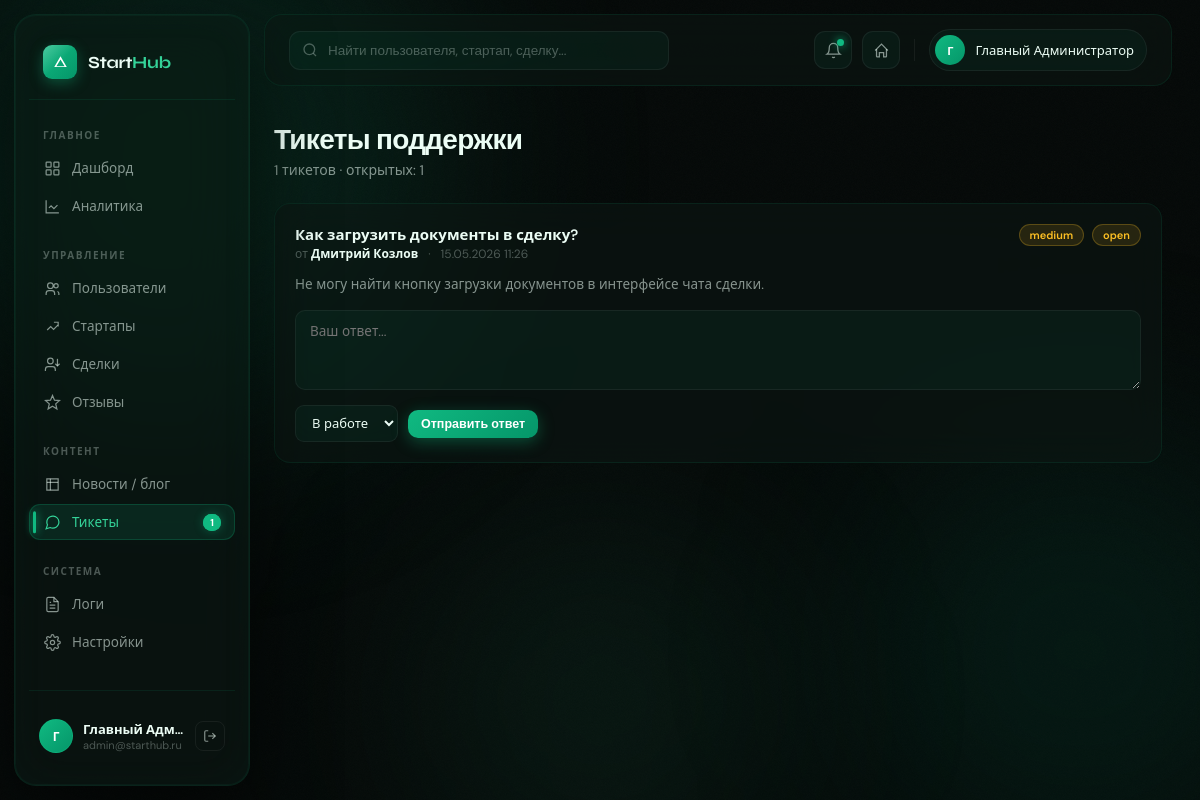
The app's page /admin/tickets (signed in) with its own data.
### models/user.py (models this page shows)
class User(Base):
    __tablename__ = "users"
    id              = Column(Integer, primary_key=True)
    email           = Column(String(255), unique=True, nullable=False, index=True)
    username        = Column(String(64),  unique=True, nullable=False)
    hashed_password = Column(String(255), nullable=False)
    role            = Column(Enum(UserRole), default=UserRole.buyer, nullable=False)
    full_name       = Column(String(128))
    avatar          = Column(String(512))
    bio             = Column(Text)
    phone           = Column(String(32))
    telegram        = Column(String(64))
    website         = Column(String(256))
    location        = Column(String(128))
    is_active       = Column(Boolean, default=True)
    is_verified     = Column(Boolean, default=False)
    is_banned       = Column(Boolean, default=False)
    ban_reason      = Column(Text)
    last_seen       = Column(DateTime, default=lambda: datetime.now(timezone.utc))
    created_at      = Column(DateTime, default=lambda: datetime.now(timezone.utc))
    updated_at      = Column(DateTime, default=lambda: datetime.now(timezone.utc),
                             onupdate=lambda: datetime.now(timezone.utc))
    startups          = relationship("Startup", back_populates="author", lazy="select")
    deals_as_buyer    = relationship("Deal", back_populates="buyer", foreign_keys="Deal.buyer_id")
    messages          = relationship("Message", back_populates="sender")
    favorite_startups = relationship("Startup", secondary=favorites, back_populates="favorited_by")
    notifications     = relationship("Notification", back_populates="user", cascade="all, delete-orphan")
    reviews_given     = relationship("Review", back_populates="author",      foreign_keys="Review.author_id")
    reviews_received  = relationship("Review", back_populates="target_user", foreign_keys="Review.target_user_id")
    tickets           = relationship("SupportTicket", back_populates="user", foreign_keys="SupportTicket.user_id")
    wallet            = relationship("Wallet", back_populates="user", uselist=False, cascade="all, delete-orphan")
    activity_logs     = relationship("ActivityLog", back_populates="user", cascade="all, delete-orphan")

### models/support.py (models this page shows)
class SupportTicket(Base):
    __tablename__ = "support_tickets"
    id            = Column(Integer, primary_key=True)
    user_id       = Column(Integer, ForeignKey("users.id"), nullable=False, index=True)
    assigned_to   = Column(Integer, ForeignKey("users.id"), nullable=True)
    subject       = Column(String(256), nullable=False)
    body          = Column(Text, nullable=False)
    status        = Column(Enum(TicketStatus),   default=TicketStatus.open)
    priority      = Column(Enum(TicketPriority), default=TicketPriority.medium)
    manager_reply = Column(Text)
    replied_at    = Column(DateTime, nullable=True)
    closed_at     = Column(DateTime, nullable=True)
    created_at    = Column(DateTime, default=lambda: datetime.now(timezone.utc))
    user     = relationship("User", back_populates="tickets",  foreign_keys=[user_id])
    assignee = relationship("User",                            foreign_keys=[assigned_to])

### routers/admin.py (the view)
@router.get("/tickets", response_class=HTMLResponse)
async def tickets_list(request: Request, db: AsyncSession = Depends(get_db)):
    admin = await _require_admin(request, db)
    badges = await _badges(db)
    tickets = (await db.execute(
        select(SupportTicket).options(selectinload(SupportTicket.user))
        .order_by(SupportTicket.created_at.desc())
    )).scalars().all()
    return render(request, "admin/tickets.html", {"user": admin, **badges, "tickets": tickets})

### templates/admin/tickets.html (shortened to what this page needs)
{% extends "admin/base_admin.html" %}
{% block admin_content %}
<div class="page-h">
  <div class="page-h-left">
    <h1>Тикеты поддержки</h1>
    <p>{{ tickets|length }} тикетов · открытых: {{ tickets|selectattr('status.value', 'eq', 'open')|list|length }}</p>
  </div>
</div>
{% for t in tickets %}
<div class="ticket-card reveal" style="transition-delay:{{ loop.index0 * 0.04 }}s">
  <div class="tk-header">
    <div style="flex:1">
      <div class="tk-subject">{{ t.subject }}</div>
      <div class="tk-meta">
        <span>от <b style="color:var(--text)">{{ t.user.full_name or t.user.username }}</b></span>
        <span>·</span>
        <span>{{ t.created_at.strftime('%d.%m.%Y %H:%M') }}</span>
      </div>
    </div>
    <div style="display:flex;gap:8px">
      <span class="badge badge-{% if t.priority.value == 'high' %}red{% elif t.priority.value == 'medium' %}amber{% else %}grey{% endif %}">
        {{ t.priority.value }}
      </span>
      <span class="badge badge-{% if t.status.value == 'open' %}amber{% elif t.status.value == 'in_progress' %}blue{% else %}em{% endif %}">
        {{ t.status.value }}
      </span>
    </div>
  </div>
  <div class="tk-body">{{ t.body }}</div>
  {% if t.status.value != 'closed' %}
  <form method="post" action="/admin/tickets/{{ t.id }}/reply" class="tk-form">
    <textarea name="reply" placeholder="Ваш ответ..." required>{{ t.manager_reply or '' }}</textarea>
    <div class="tk-form-row">
      <select name="status">
        <option value="in_progress" {% if t.status.value == 'in_progress' %}selected{% endif %}>В работе</option>
      </select>
      <button type="submit" class="btn btn-primary btn-sm">Отправить ответ</button>
    </div>
  </form>
  {% endif %}
</div>
{% endfor %}
{% endblock %}

### templates/admin/base_admin.html (shortened to what this page needs)
<!DOCTYPE html>
<html lang="ru">
<head>
</head>
<body>
<div class="blob-container">
  <div class="blob b1"></div>
  <div class="blob b2"></div>
  <div class="blob b3"></div>
</div>
<div class="admin-shell">
  <aside class="sidebar">
    <a href="/" class="sidebar-logo">
      <div class="logo-mark">
        <svg viewBox="0 0 24 24" xmlns="http://www.w3.org/2000/svg"><path d="M12 2L2 19h20L12 2zm0 5l6.5 11h-13L12 7z"/></svg>
      </div>
      <div class="logo-text">Start<span>Hub</span></div>
    </a>
    <div class="sidebar-section">
      <div class="sidebar-section-label">Главное</div>
      <a href="/admin/dashboard" class="nav-item {% if request.url.path == '/admin/dashboard' %}active{% endif %}">
        <span class="nav-icon">
          <svg viewBox="0 0 24 24" fill="none" stroke="currentColor"><rect x="3" y="3" width="7" height="7" rx="1"/><rect x="14" y="3" width="7" height="7" rx="1"/><rect x="3" y="14" width="7" height="7" rx="1"/><rect x="14" y="14" width="7" height="7" rx="1"/></svg>
        </span>
        Дашборд
      </a>
      <a href="/admin/analytics" class="nav-item {% if request.url.path == '/admin/analytics' %}active{% endif %}">
        <span class="nav-icon">
          <svg viewBox="0 0 24 24" fill="none" stroke="currentColor"><path d="M3 3v18h18"/><path d="M7 14l3-3 4 4 5-5"/></svg>
        </span>
        Аналитика
      </a>
    </div>
    <div class="sidebar-section">
      <div class="sidebar-section-label">Управление</div>
      <a href="/admin/users" class="nav-item {% if request.url.path.startswith('/admin/users') %}active{% endif %}">
        <span class="nav-icon">
          <svg viewBox="0 0 24 24" fill="none" stroke="currentColor"><circle cx="9" cy="8" r="4"/><path d="M3 21v-2a4 4 0 0 1 4-4h4a4 4 0 0 1 4 4v2"/><circle cx="17" cy="8" r="3"/><path d="M21 21v-2a3 3 0 0 0-2-2.83"/></svg>
        </span>
        Пользователи
      </a>
      <a href="/admin/startups" class="nav-item {% if request.url.path.startswith('/admin/startups') %}active{% endif %}">
        <span class="nav-icon">
          <svg viewBox="0 0 24 24" fill="none" stroke="currentColor"><path d="M4.5 17l5-5 4 4 6-6"/><path d="M14 6h6v6"/></svg>
        </span>
        Стартапы
      </a>
      <a href="/admin/deals" class="nav-item {% if request.url.path.startswith('/admin/deals') %}active{% endif %}">
        <span class="nav-icon">
          <svg viewBox="0 0 24 24" fill="none" stroke="currentColor"><path d="M16 21v-2a4 4 0 0 0-4-4H6a4 4 0 0 0-4 4v2"/><circle cx="9" cy="7" r="4"/><path d="M22 11l-3 3-3-3"/><path d="M19 14V4"/></svg>
        </span>
        Сделки
      </a>
      <a href="/admin/reviews" class="nav-item {% if request.url.path.startswith('/admin/reviews') %}active{% endif %}">
        <span class="nav-icon">
          <svg viewBox="0 0 24 24" fill="none" stroke="currentColor"><path d="M12 17.27L18.18 21l-1.64-7.03L22 9.24l-7.19-.61L12 2 9.19 8.63 2 9.24l5.46 4.73L5.82 21z"/></svg>
        </span>
        Отзывы
      </a>
    </div>
    <div class="sidebar-section">
      <div class="sidebar-section-label">Контент</div>
      <a href="/admin/news" class="nav-item {% if request.url.path.startswith('/admin/news') %}active{% endif %}">
        <span class="nav-icon">
          <svg viewBox="0 0 24 24" fill="none" stroke="currentColor"><path d="M4 4h16v16H4z"/><path d="M4 9h16"/><path d="M9 4v16"/></svg>
        </span>
        Новости / блог
      </a>
      <a href="/admin/tickets" class="nav-item {% if request.url.path.startswith('/admin/tickets') %}active{% endif %}">
        <span class="nav-icon">
          <svg viewBox="0 0 24 24" fill="none" stroke="currentColor"><path d="M21 11.5a8.38 8.38 0 0 1-.9 3.8 8.5 8.5 0 0 1-7.6 4.7 8.38 8.38 0 0 1-3.8-.9L3 21l1.9-5.7a8.38 8.38 0 0 1-.9-3.8 8.5 8.5 0 0 1 4.7-7.6 8.38 8.38 0 0 1 3.8-.9h.5a8.48 8.48 0 0 1 8 8v.5z"/></svg>
        </span>
        Тикеты
        {% if open_tickets %}<span class="nav-badge">{{ open_tickets }}</span>{% endif %}
      </a>
    </div>
    <div class="sidebar-section">
      <div class="sidebar-section-label">Система</div>
      <a href="/admin/logs" class="nav-item {% if request.url.path == '/admin/logs' %}active{% endif %}">
        <span class="nav-icon">
          <svg viewBox="0 0 24 24" fill="none" stroke="currentColor"><path d="M14 2H6a2 2 0 0 0-2 2v16a2 2 0 0 0 2 2h12a2 2 0 0 0 2-2V8z"/><path d="M14 2v6h6"/><path d="M8 13h8M8 17h8M8 9h2"/></svg>
        </span>
        Логи
      </a>
      <a href="/admin/settings" class="nav-item {% if request.url.path == '/admin/settings' %}active{% endif %}">
        <span class="nav-icon">
        </span>
        Настройки
      </a>
    </div>
    <div class="sidebar-footer">
      <div class="sidebar-user">
        <div class="su-ava">{% if user.full_name %}{{ user.full_name[0] }}{% else %}{{ user.username[0]|upper }}{% endif %}</div>
        <div class="su-info">
          <div class="su-name">{{ user.full_name or user.username }}</div>
          <div class="su-email">{{ user.email }}</div>
        </div>
        <a href="/logout" class="su-logout" title="Выход">
          <svg width="14" height="14" viewBox="0 0 24 24" fill="none" stroke="currentColor" stroke-width="2"><path d="M9 21H5a2 2 0 0 1-2-2V5a2 2 0 0 1 2-2h4"/><polyline points="16 17 21 12 16 7"/><line x1="21" y1="12" x2="9" y2="12"/></svg>
        </a>
      </div>
    </div>
  </aside>
  <main class="admin-main">
    <div class="topbar">
      <div class="topbar-search">
        <svg viewBox="0 0 24 24" fill="none" stroke="currentColor" stroke-width="2"><circle cx="11" cy="11" r="8"/><line x1="21" y1="21" x2="16.65" y2="16.65"/></svg>
        <input type="text" placeholder="Найти пользователя, стартап, сделку..." id="globalSearch">
      </div>
      <div class="topbar-actions">
        <button class="tb-btn" title="Уведомления">
          <svg viewBox="0 0 24 24" fill="none" stroke="currentColor" stroke-width="1.8"><path d="M18 8A6 6 0 0 0 6 8c0 7-3 9-3 9h18s-3-2-3-9"/><path d="M13.73 21a2 2 0 0 1-3.46 0"/></svg>
          <span class="dot"></span>
        </button>
        <a href="/" class="tb-btn" title="На сайт">
          <svg viewBox="0 0 24 24" fill="none" stroke="currentColor" stroke-width="1.8"><path d="M3 12l2-2 7-7 7 7 2 2"/><path d="M5 10v10a1 1 0 0 0 1 1h3v-6h6v6h3a1 1 0 0 0 1-1V10"/></svg>
        </a>
        <div class="tb-user">
          <div class="tb-user-ava">{% if user.full_name %}{{ user.full_name[0] }}{% else %}{{ user.username[0]|upper }}{% endif %}</div>
          <div class="tb-user-name">{{ user.full_name or user.username }}</div>
        </div>
      </div>
    </div>
    <div class="admin-content">
      {% block admin_content %}{% endblock %}
    </div>
  </main>
</div>
</body>
</html>

### records on screen
User: full_name "Г", full_name "Главный Адм…", email "admin@starthub.ru", full_name "Главный Администратор"
SupportTicket: subject "Как загрузить документы в сделку?", user "Дмитрий Козлов", created_at "15.05.2026 11:26", priority.value "medium", status.value "open", body "Не могу найти кнопку загрузки документов в интерфейсе чата сделки."

### other values on screen
{{ open_tickets }} "1"
{{ tickets|length }} "1"
{{ tickets|selectattr('status.value', 'eq', 'open')|list|length }} "1"
